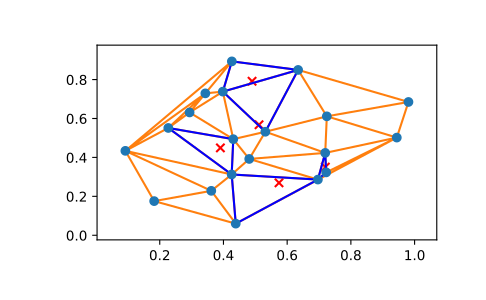

Python code for this plot:
import numpy as np
import matplotlib.pyplot as plt
from scipy.spatial import Delaunay, delaunay_plot_2d, tsearch

# The Delaunay triangulation of a set of random points:

pts = np.random.rand(20, 2)
tri = Delaunay(pts)
_ = delaunay_plot_2d(tri)

# Find the simplices containing a given set of points:

loc = np.random.uniform(0.2, 0.8, (5, 2))
s = tsearch(tri, loc)
plt.triplot(pts[:, 0], pts[:, 1], tri.simplices[s], 'b-', mask=s==-1)
plt.scatter(loc[:, 0], loc[:, 1], c='r', marker='x')
plt.show()
